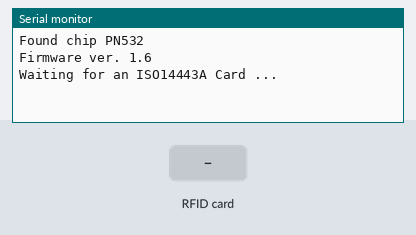
Simulated run of this sketch. Board: Arduino Uno, built with avr-gcc and run on an emulated ATmega328P. Parts: the last lines printed to the serial monitor. The test bench sets the inputs (shaded band).

Above: at 1.2 s.
1.3 s: RFID card 5E 7A 19 C4 held to the reader
At 2.2 s:
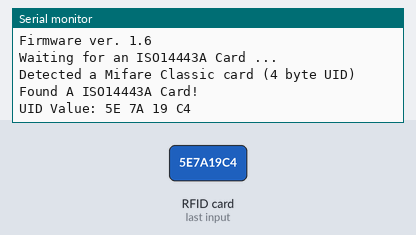
At 3.8 s:
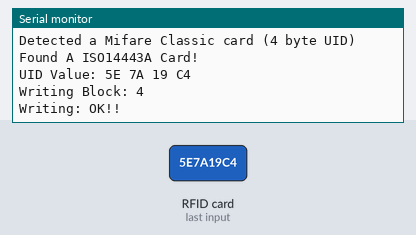

Measured:
- after the input at 1.3 s, the serial monitor: prints a new line at once (image 1)

The sketch:

writeBlock.ino
```cpp
#include <SoftwareSerial.h>
#include <PN532_SWHSU.h>
#include <PN532.h>
SoftwareSerial SWSerial( 10, 11 ); // RX, TX
PN532_SWHSU pn532swhsu( SWSerial );
PN532 nfc( pn532swhsu );

boolean success;
uint8_t uid[] = { 0, 0, 0, 0, 0, 0, 0 };// Buffer to store the returned UID
uint8_t i,k,uidLength;//Length of the UID(4 or 7 bytes depending on ISO14443A card type)
uint8_t keyA[6] = { 0xFF, 0xFF, 0xFF, 0xFF, 0xFF, 0xFF };
uint8_t iBlockNumber, keyType=0, assignBlockNum;
//keyType: Which key type to use during authentication (0 = MIFARE_CMD_AUTH_A, 1 = MIFARE_CMD_AUTH_B)
uint8_t data[16]={15,14,13,12,11,10,9,8,7,6,5,4,3,2,1,0};
int iRes;
void setup(void) {
  Serial.begin(9600);
  //Serial.println("Hello Maker!");
  nfc.begin();
  uint32_t versiondata = nfc.getFirmwareVersion();
  if (! versiondata) {
    Serial.print("Didn't Find PN53x Module");
    while (1); // Halt
  }
  // Got valid data, print it out!
  Serial.print(F("Found chip PN5")); Serial.println((versiondata>>24) & 0xFF, HEX);
  Serial.print(F("Firmware ver. ")); Serial.print((versiondata>>16) & 0xFF, DEC);
  Serial.print('.'); Serial.println((versiondata>>8) & 0xFF, DEC);
  // Configure board to read RFID tags
  nfc.SAMConfig();
  Serial.println(F("Waiting for an ISO14443A Card ..."));
  k=255;
}

boolean getUID()
{
  boolean bRes = nfc.readPassiveTargetID(PN532_MIFARE_ISO14443A, uid, &uidLength);
  return bRes;
}

boolean readUID()
{
  boolean bRes = getUID();
  if (bRes)
  {
    if (uidLength == 4)
      Serial.println("Detected a Mifare Classic card (4 byte UID)");
    if (uidLength == 7)
      Serial.println("Detected a Mifare Ultralight tag (7 byte UID)");
    Serial.println("Found A ISO14443A Card!");
//    Serial.print("UID Length: ");
//    Serial.print(uidLength, DEC);
//    Serial.println(" bytes");
    Serial.print("UID Value: ");
    printHex(uid, uidLength);
  }
  delay(1000);
  return bRes;
}

int getBlock(uint8_t iBlckNum, uint8_t *buf)
{
  boolean bOK;
  bOK = nfc.mifareclassic_AuthenticateBlock(uid, uidLength, iBlckNum, keyType, keyA);
  if (!bOK)
    return -1;
  //read block
  delay(1500);
  k=0;
  do{// Try to read the contents of block
    bOK = nfc.mifareclassic_ReadDataBlock(iBlckNum, buf);
    if (bOK)
      break;
    else
    {
      delay(1000);
      k++;
    }
  }while( k< 10);
  if (bOK)
    return 0;
  else
    return -1;
}

int readBlock(uint8_t blckNum)
{
  int iRes=getBlock(blckNum, data);
  if (iRes != -1)
  {
    Serial.print(F("Block: "));
    Serial.print(iBlockNumber);
    Serial.println(F(" has been authenticated!"));
    if (iRes == 0)
    {
      Serial.print(F("Reading Block "));
      Serial.print(blckNum);
      Serial.println(":");
      printHex(data, 16);
    }
    else
      Serial.println("Unable to read the requested block.  Try another key?\n\n");
  }
  else
    Serial.println("Authentication failed: Try another key?\n\n");
  return iRes;
}

int writeBlock(uint8_t iBlckNum, uint8_t *buf)
{
  boolean bOK;
  bOK = nfc.mifareclassic_AuthenticateBlock(uid, uidLength, iBlckNum, keyType, keyA);
  if (!bOK)
    return -1;
  int iRes=nfc.mifareclassic_WriteDataBlock(iBlckNum,buf);
  return iRes;
}

void loop() {
  success =readUID();
  if (success) {
    if (Serial.available() > 0)
    {
      //iBlockNumber=(uint8_t)Serial.read();
      iBlockNumber=Serial.parseInt();
      iRes=readBlock(iBlockNumber);
      if (iRes == 0)
        k=0;
    }
    if (k == 255)
    {
      Serial.print(F("Writing Block: "));
      iBlockNumber=4;
      Serial.println(iBlockNumber);
      iRes=writeBlock(iBlockNumber,data);
      if (iRes == 1)
      {
        Serial.println(F("Writing: OK!!"));
        k=254;
      }
      else if (iRes == -1)
        Serial.println(F("Authentication: Fail!!"));
      else
        Serial.println(F("Writing: Fail!!"));
    }
  }
  else if (k==0)
  { // PN532 probably timed out waiting for a card
    Serial.println(F("Timed out! Waiting for a card..."));
    k++;
  }
  delay(1000);
}

//Helper routine to dump a byte array as hex values to Serial.
void printHex(const uint8_t *buf,const byte bufferSize) {
  char res[bufferSize*3+1];
  for (byte i = 0; i < bufferSize; i++) {
    sprintf(res+i*3,"%02X ", *(buf+i));
  }
  Serial.println(res);
}
//Helper routine to dump a byte array as dec values to Serial.
void printDec(const uint8_t *buffer, const byte bufferSize) {
  byte i;
  for (i = 0; i < bufferSize-1; i++) {
    Serial.print(buffer[i]);
    Serial.print(", ");
  }
  Serial.println(buffer[i]);
}
void printASCII(const uint8_t *buffer, const byte bufferSize) {
  byte i;
  for (i = 0; i < bufferSize; i++) {
    Serial.write(buffer[i]);
  }
  Serial.println();
}
```
